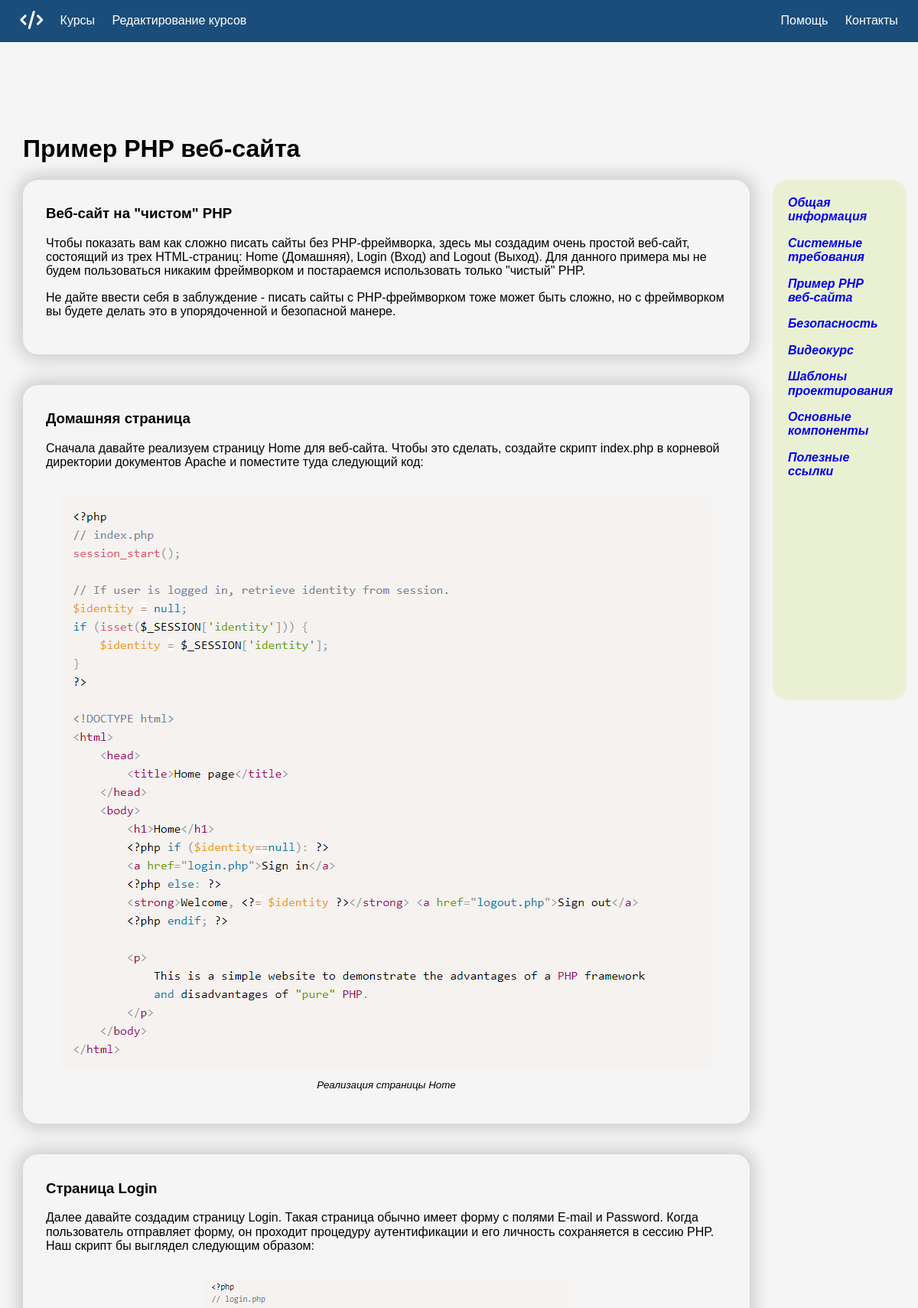
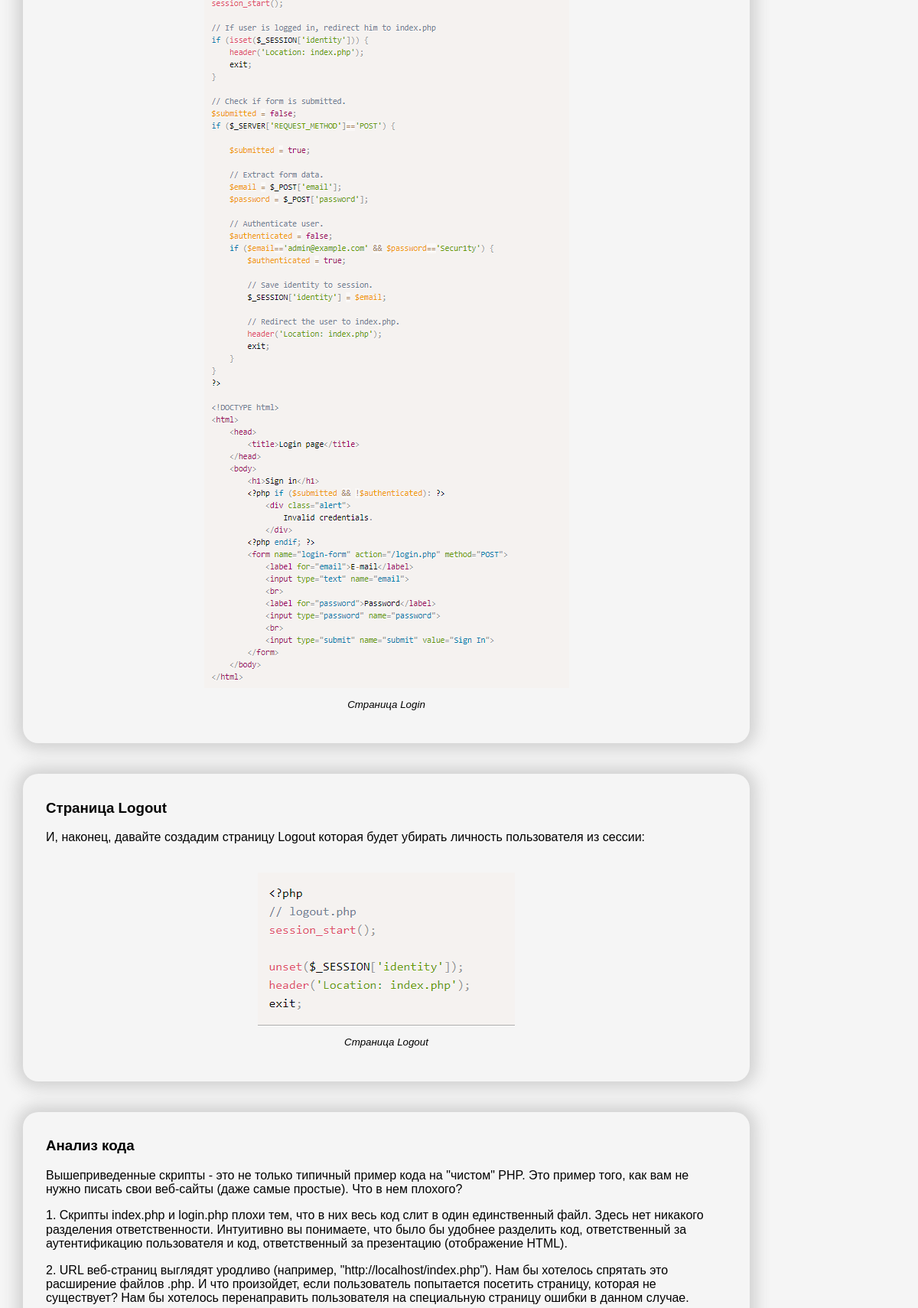
Page /courses/php_example (upper part) on the committed database (2 pictures, top to bottom).
### courses/models.py (models this page shows, shortened)
class Course_articles(models.Model):
  article_title = models.CharField('Название статьи', max_length=50)
  course_name = models.ForeignKey(Courses_names, on_delete=models.CASCADE)
  article_url = models.CharField('Ссылка на статью', default='home_course', max_length=1000)
  class Meta:
    verbose_name = 'Статья курса'
    verbose_name_plural = 'Статьи курсов'
    db_table = 'course_article'

class Course_articles_modulues(models.Model):
  module_title = models.CharField('Название заголовка', max_length=50)
  course_article = models.ForeignKey(Course_articles, on_delete=models.CASCADE)
  picture_url = models.CharField('Ссылка на рисунок', blank=True, max_length=1000)
  picture_description = models.CharField('Название рисунка', blank=True, max_length=1000)
  video_url = models.CharField('Ссылка на видео', blank=True, max_length=1000)
  module_text = models.TextField(blank=True)
  class Meta:
    verbose_name = 'Глава статьи'
    verbose_name_plural = 'Главы статьей'
    db_table = 'article_module'

### courses/views.py (the view)
# urls.py: path('php_example', views.php_example, name='php_example'),
def php_example(request):
  course_name = Courses_names.objects.filter(title='Zend')
  course_articles = Course_articles.objects.filter(course_name__title="Zend")
  course_modules = Course_articles_modulues.objects.filter(course_article__article_title='Пример PHP веб-сайта')
  data = {
    'h1_title': 'Пример PHP веб-сайта',
    'courses_names': course_name,
    'course_articles': course_articles,
    'course_modules': course_modules
  }
  return render(request, 'courses/course_zend.html', data)

### courses/templates/courses/course_zend.html (shortened to what this page needs)
{% extends 'main/layout.html' %}
{% block aside %}
  <aside class="my-aside">
  <ul>
    {% for el in course_articles %}
      <li>
        <a href= {% url el.article_url %}>
        <p><b>{{ el.article_title }}</b></p>
        </a>
      </li>
    {% endfor %}
  </ul>
  </aside>
{% endblock %}
{% block hero %}
  <h1>{{ h1_title }}</h1>
  <ul>
    {% for el in course_modules %}
      <li>
      <div class="module-content__list-item-container">
        <h3>{{ el.module_title }}</h3>
        {{ el.module_text|linebreaks }}
        {% if el.picture_url %}
          <figure class="module-figure">
            <p><img src={{ el.picture_url }} class="module-img">
            <figcaption>{{ el.picture_description }}</figcaption>
          </figure>
        {% endif %}
        </div>
      </li>
    {% endfor %}
  </ul>
{% endblock %}

### main/static/main/css/main.css (style rules this page uses)
body { background: whitesmoke; height: 100vh; margin: 0; }
* { box-sizing: border-box; }
a { text-decoration: none; }
html { font-family: sans-serif; }
ul { margin: 0; padding: 0; list-style: none; }

### courses/static/courses/css/courses.css (style rules this page uses)
.my-aside { width: 25%; height: 85vh; overflow: scroll; position: sticky; top: 105px; margin-top: 80px; margin-bottom: 300px; padding-bottom: 300px; padding-left: 15px; padding-right: 15px; margin-left: 15px; float: right; font-style: italic; border-style: solid solid solid solid; border-width: 5px; border-radius: 20px; border-color: #eaf1d3; background-color: #eaf1d3; }
.module-figure { float: end; text-align: center; font-style: italic; font-size: smaller; text-indent: 0; margin: 0.5em; padding: 0.5em; }
.module-img { max-height: 100%; max-width: 100%; display: block; margin-left: auto; margin-right: auto; }
.module-content__list-item-container { box-shadow: 0 0 20px 8px #d0d0d0; min-width: 950px; padding: 15px 30px 30px 30px; border-radius: 20px; margin-bottom: 40px; }

### rows in the picture
Course_articles: article_title "Пример PHP веб-сайта"
Course_articles_modulues: module_title "Веб-сайт на \"чистом\" PHP", module_text "Чтобы показать вам как сложно писать сайты без PHP-фреймворка, здесь мы создадим очень простой веб-сайт, состоящий из трех HTML-страниц: Home (Домашняя), Login (Вход) and Logout (Выход). Для данного примера мы не будем пользоваться никаким фреймворком и постараемся использовать только \"чистый\" PHP. Не дайте ввести себя в заблуждение - писать сайты с PHP-фреймворком тоже может быть сложно, но с фреймворком вы будете делать это в упорядоченной и безопасной манере."
Course_articles_modulues: module_title "Домашняя страница", module_text "Сначала давайте реализуем страницу Home для веб-сайта. Чтобы это сделать, создайте скрипт index.php в корневой директории документов Apache и поместите туда следующий код:", picture_url (picture), picture_description "Реализация страницы Home"
Course_articles_modulues: module_title "Страница Login", module_text "Далее давайте создадим страницу Login. Такая страница обычно имеет форму с полями E-mail и Password. Когда пользователь отправляет форму, он проходит процедуру аутентификации и его личность сохраняется в сессию PHP. Наш скрипт бы выглядел следующим образом:", picture_url (picture), picture_description "Страница Login"
Course_articles_modulues: module_title "Страница Logout", module_text "И, наконец, давайте создадим страницу Logout которая будет убирать личность пользователя из сессии:", picture_url (picture), picture_description "Страница Logout"
Course_articles_modulues: module_title "Анализ кода", module_text "Вышеприведенные скрипты - это не только типичный пример кода на \"чистом\" PHP. Это пример того, как вам не нужно писать свои веб-сайты (даже самые простые). Что в нем плохого? 1. Скрипты index.php и login.php плохи тем, что в них весь код слит в один единственный файл. Здесь нет никакого разделения ответственности. Интуитивно вы понимаете, что было бы удобнее разделить код, ответственный за аутентификацию пользователя и код, ответственный за презентацию (отображение HTML). 2. URL веб-страниц выглядят уродливо (например, \"http://localhost/index.php\"). Нам бы хотелось спрятать это расширение файлов .php. И что произойдет, если пользователь попытается посетить страницу, которая не существует?…"
Course_articles: article_title "Общая информация"
Course_articles: article_title "Системные требования"
Course_articles: article_title "Безопасность"
Course_articles: article_title "Видеокурс"
Course_articles: article_title "Шаблоны проектирования"
Course_articles: article_title "Основные компоненты"
Course_articles: article_title "Полезные ссылки"
